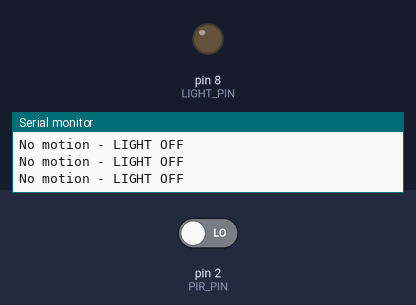
A sketch run on a simulated Arduino Uno, built with avr-gcc and run on an emulated ATmega328P. Shown: output pins drawn as LEDs (lit = HIGH), the last lines printed to the serial monitor. The test bench sets the inputs (shaded band); at power-on: pin 2 (PIR_PIN) LOW.

Above: at 1.8 s.
1.9 s: pin 2 (PIR_PIN) driven HIGH
At 2.7 s:
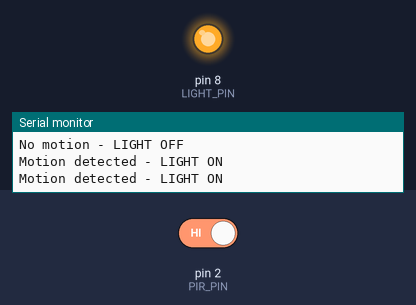
3.5 s: pin 2 (PIR_PIN) driven LOW
At 3.9 s:
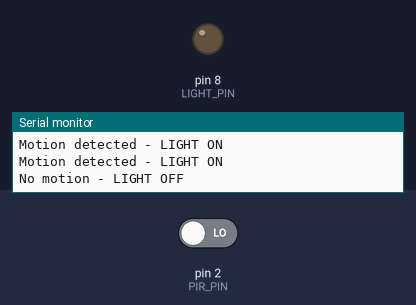
Timing chart, 0 to 6.5 s (numbered marks = the images above; inputs shaded):
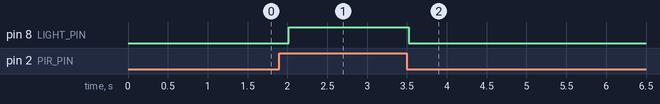

Measured:
- after the input at 1.9 s, pin 8 (LIGHT_PIN): LOW → HIGH after 0.12 s
- after the input at 3.5 s, pin 8 (LIGHT_PIN): HIGH → LOW at once

The sketch:

sketch_oct20a.ino
```cpp
const int PIR_PIN = 2;
const int LIGHT_PIN = 8;

void setup() {
  pinMode(PIR_PIN, INPUT);
  pinMode(LIGHT_PIN, OUTPUT);

  digitalWrite(LIGHT_PIN, LOW);

  Serial.begin(9600);
  Serial.println("PIR Motion Detection Started");
  Serial.println("Allow sensor to stabilize...");
}

void loop() {
  int motion = digitalRead(PIR_PIN);

  if (motion == HIGH) {
    digitalWrite(LIGHT_PIN, HIGH);
    Serial.println("Motion detected - LIGHT ON");
  }
  else {
    digitalWrite(LIGHT_PIN, LOW);
    Serial.println("No motion - LIGHT OFF");
  }

  delay(500);
}
```
